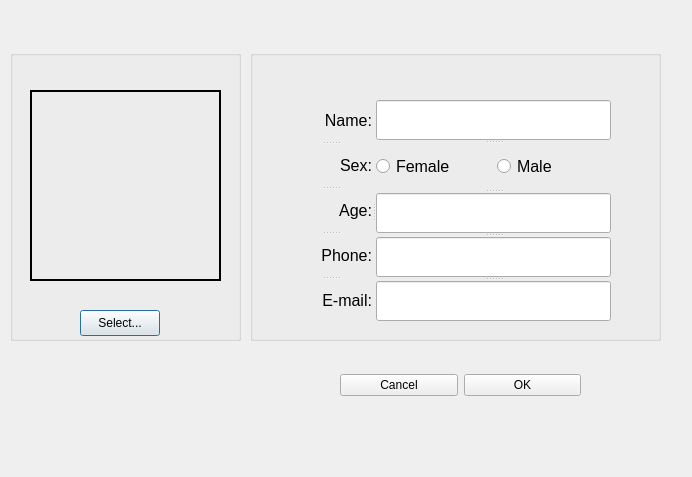
<?xml version="1.0" encoding="UTF-8"?>
<ui version="4.0">
 <class>DialogForAddNewFace</class>
 <widget class="QDialog" name="DialogForAddNewFace">
  <property name="geometry">
   <rect>
    <x>0</x>
    <y>0</y>
    <width>692</width>
    <height>477</height>
   </rect>
  </property>
  <property name="windowTitle">
   <string>Dialog</string>
  </property>
  <widget class="QGroupBox" name="groupBox">
   <property name="geometry">
    <rect>
     <x>10</x>
     <y>50</y>
     <width>231</width>
     <height>291</height>
    </rect>
   </property>
   <property name="title">
    <string/>
   </property>
   <widget class="QLabel" name="selectedPicShow">
    <property name="geometry">
     <rect>
      <x>20</x>
      <y>40</y>
      <width>191</width>
      <height>191</height>
     </rect>
    </property>
    <property name="frameShape">
     <enum>QFrame::WinPanel</enum>
    </property>
    <property name="text">
     <string/>
    </property>
   </widget>
   <widget class="QPushButton" name="selectNewFaceBtn">
    <property name="geometry">
     <rect>
      <x>70</x>
      <y>260</y>
      <width>80</width>
      <height>26</height>
     </rect>
    </property>
    <property name="text">
     <string>Select...</string>
    </property>
   </widget>
  </widget>
  <widget class="QGroupBox" name="groupBox_2">
   <property name="geometry">
    <rect>
     <x>250</x>
     <y>50</y>
     <width>411</width>
     <height>291</height>
    </rect>
   </property>
   <property name="title">
    <string/>
   </property>
   <widget class="QSplitter" name="splitter_3">
    <property name="geometry">
     <rect>
      <x>40</x>
      <y>50</y>
      <width>321</width>
      <height>221</height>
     </rect>
    </property>
    <property name="orientation">
     <enum>Qt::Horizontal</enum>
    </property>
    <widget class="QSplitter" name="splitter_2">
     <property name="orientation">
      <enum>Qt::Vertical</enum>
     </property>
     <widget class="QLabel" name="label">
      <property name="font">
       <font>
        <pointsize>12</pointsize>
       </font>
      </property>
      <property name="layoutDirection">
       <enum>Qt::LeftToRight</enum>
      </property>
      <property name="text">
       <string>Name:</string>
      </property>
      <property name="alignment">
       <set>Qt::AlignRight|Qt::AlignTrailing|Qt::AlignVCenter</set>
      </property>
     </widget>
     <widget class="QLabel" name="label_2">
      <property name="font">
       <font>
        <pointsize>12</pointsize>
       </font>
      </property>
      <property name="layoutDirection">
       <enum>Qt::LeftToRight</enum>
      </property>
      <property name="text">
       <string>Sex:</string>
      </property>
      <property name="alignment">
       <set>Qt::AlignRight|Qt::AlignTrailing|Qt::AlignVCenter</set>
      </property>
     </widget>
     <widget class="QLabel" name="label_3">
      <property name="font">
       <font>
        <pointsize>12</pointsize>
       </font>
      </property>
      <property name="layoutDirection">
       <enum>Qt::LeftToRight</enum>
      </property>
      <property name="text">
       <string>Age:</string>
      </property>
      <property name="alignment">
       <set>Qt::AlignRight|Qt::AlignTrailing|Qt::AlignVCenter</set>
      </property>
     </widget>
     <widget class="QLabel" name="label_4">
      <property name="font">
       <font>
        <pointsize>12</pointsize>
       </font>
      </property>
      <property name="layoutDirection">
       <enum>Qt::LeftToRight</enum>
      </property>
      <property name="text">
       <string>Phone:</string>
      </property>
      <property name="alignment">
       <set>Qt::AlignRight|Qt::AlignTrailing|Qt::AlignVCenter</set>
      </property>
     </widget>
     <widget class="QLabel" name="label_5">
      <property name="font">
       <font>
        <pointsize>12</pointsize>
       </font>
      </property>
      <property name="layoutDirection">
       <enum>Qt::LeftToRight</enum>
      </property>
      <property name="text">
       <string>E-mail:</string>
      </property>
      <property name="alignment">
       <set>Qt::AlignRight|Qt::AlignTrailing|Qt::AlignVCenter</set>
      </property>
     </widget>
    </widget>
    <widget class="QSplitter" name="splitter">
     <property name="orientation">
      <enum>Qt::Vertical</enum>
     </property>
     <widget class="QLineEdit" name="nameEdit">
      <property name="acceptDrops">
       <bool>true</bool>
      </property>
      <property name="dragEnabled">
       <bool>false</bool>
      </property>
     </widget>
     <widget class="QWidget" name="layoutWidget">
      <layout class="QHBoxLayout" name="horizontalLayout">
       <item>
        <widget class="QRadioButton" name="femaleRadio">
         <property name="sizePolicy">
          <sizepolicy hsizetype="Minimum" vsizetype="Fixed">
           <horstretch>0</horstretch>
           <verstretch>0</verstretch>
          </sizepolicy>
         </property>
         <property name="font">
          <font>
           <pointsize>12</pointsize>
          </font>
         </property>
         <property name="text">
          <string>Female</string>
         </property>
        </widget>
       </item>
       <item>
        <widget class="QRadioButton" name="maleRadio">
         <property name="font">
          <font>
           <pointsize>12</pointsize>
          </font>
         </property>
         <property name="text">
          <string>Male</string>
         </property>
        </widget>
       </item>
      </layout>
     </widget>
     <widget class="QLineEdit" name="ageEdit">
      <property name="cursor">
       <cursorShape>IBeamCursor</cursorShape>
      </property>
      <property name="acceptDrops">
       <bool>true</bool>
      </property>
      <property name="text">
       <string/>
      </property>
      <property name="maxLength">
       <number>100</number>
      </property>
     </widget>
     <widget class="QLineEdit" name="phoneEdit">
      <property name="acceptDrops">
       <bool>true</bool>
      </property>
     </widget>
     <widget class="QLineEdit" name="emailEdit">
      <property name="acceptDrops">
       <bool>true</bool>
      </property>
     </widget>
    </widget>
   </widget>
  </widget>
  <widget class="QWidget" name="">
   <property name="geometry">
    <rect>
     <x>340</x>
     <y>360</y>
     <width>241</width>
     <height>51</height>
    </rect>
   </property>
   <layout class="QHBoxLayout" name="horizontalLayout_2">
    <item>
     <widget class="QPushButton" name="CancelBtn">
      <property name="text">
       <string>Cancel</string>
      </property>
     </widget>
    </item>
    <item>
     <widget class="QPushButton" name="OkBtn">
      <property name="text">
       <string>OK</string>
      </property>
     </widget>
    </item>
   </layout>
  </widget>
 </widget>
 <resources/>
 <connections/>
 <slots>
  <signal>clicked()</signal>
  <slot>buttonBox_clicked(QAbstractButton*)</slot>
 </slots>
</ui>
